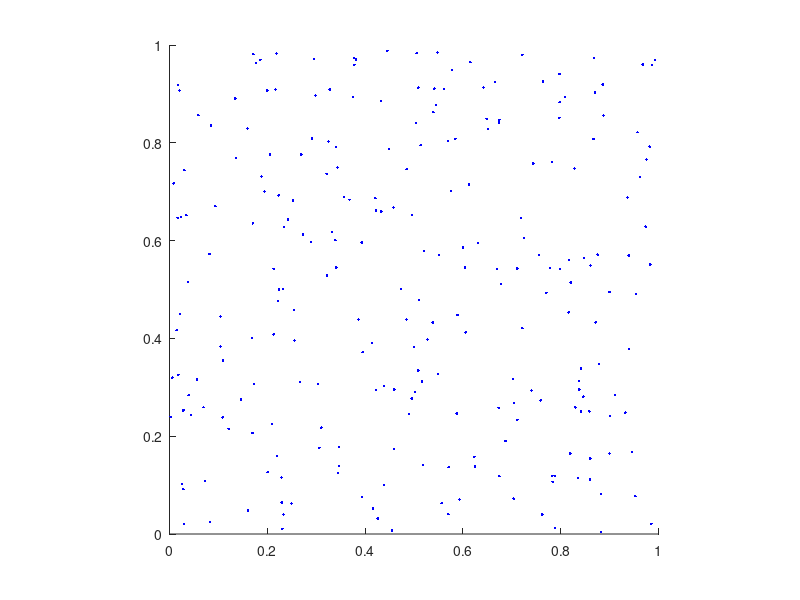

Here is the MATLAB script that generated this plot: (Note: this script raises an error after producing the figure.)
clc, clear, close all;
rand('twister',1); %#ok<RAND>
p = rand( 250, 2 );
hold on; xlim( [0 1] ); ylim( [0 1] ); axis equal;
hdata = plot(p(:,1),p(:,2), '.b');
kd = KDTree(p);

% range
range = [ [.3 .5]; [.7 .6] ]';
idxs = kd.range(range);
hrange = plot(p(idxs,1), p(idxs,2), 'or');
line( range(1,[1,2]), range(2,[1,1]) ); % lower 
line( range(1,[1,2]), range(2,[2,2]) ); % upper
line( range(1,[1,1]), range(2,[1,2]) ); % left
line( range(1,[2,2]), range(2,[1,2]) ); % right

% ball
qpoint = [.2;.2]; 
qradii = .2;
idxs = kd.ball( qpoint, qradii);
circle = zeros( 0,2 );
theta = linspace(0,2*pi,100);
for i=1:100
    [x,y] = pol2cart( theta(i),1 );
    circle(end+1,:) = [x*qradii+qpoint(1),y*qradii+qpoint(2)]; %#ok<SAGROW>
end
hball = plot(p(idxs,1), p(idxs,2), '+g');
line( circle(:,1), circle(:,2), 'color', 'g' );

% knn
q = [.8,.2];
plot( q(1), q(2), '.g' );
idxs = kd.knn( q, 7);
hknn = plot(p(idxs,1), p(idxs,2),'og');
legend('database', 'query', 'query results');
for i=1:numel(idxs)
    text(p(idxs(i),1), p(idxs(i),2),sprintf(' %d',i));
end

legend([hdata, hrange, hball, hknn], 'dataset', 'range query', 'ball query', 'knn query results');
axis equal
xlim([-.1 1.1]);
ylim([-.1 1.1]);
axis off
set(gcf,'color','white');